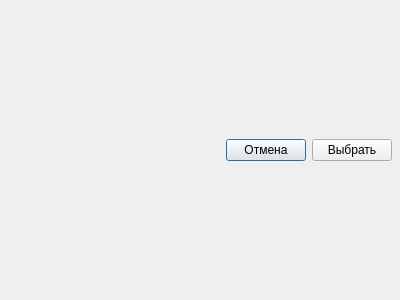
<?xml version="1.0" encoding="UTF-8"?>
<ui version="4.0">
 <class>FileDialog</class>
 <widget class="QDialog" name="FileDialog">
  <property name="geometry">
   <rect>
    <x>0</x>
    <y>0</y>
    <width>400</width>
    <height>300</height>
   </rect>
  </property>
  <property name="windowTitle">
   <string>Выберите файл</string>
  </property>
  <layout class="QVBoxLayout" name="verticalLayout_2">
   <property name="spacing">
    <number>0</number>
   </property>
   <property name="leftMargin">
    <number>0</number>
   </property>
   <property name="topMargin">
    <number>0</number>
   </property>
   <property name="rightMargin">
    <number>0</number>
   </property>
   <property name="bottomMargin">
    <number>0</number>
   </property>
   <item>
    <layout class="QVBoxLayout" name="centralLayout"/>
   </item>
   <item>
    <layout class="QHBoxLayout" name="horizontalLayout">
     <property name="spacing">
      <number>6</number>
     </property>
     <property name="leftMargin">
      <number>8</number>
     </property>
     <property name="topMargin">
      <number>8</number>
     </property>
     <property name="rightMargin">
      <number>8</number>
     </property>
     <property name="bottomMargin">
      <number>8</number>
     </property>
     <item>
      <spacer name="horizontalSpacer">
       <property name="orientation">
        <enum>Qt::Horizontal</enum>
       </property>
       <property name="sizeHint" stdset="0">
        <size>
         <width>40</width>
         <height>20</height>
        </size>
       </property>
      </spacer>
     </item>
     <item>
      <widget class="QPushButton" name="cancelButton">
       <property name="text">
        <string>Отмена</string>
       </property>
      </widget>
     </item>
     <item>
      <widget class="QPushButton" name="chooseButton">
       <property name="text">
        <string>Выбрать</string>
       </property>
      </widget>
     </item>
    </layout>
   </item>
  </layout>
 </widget>
 <resources/>
 <connections/>
</ui>
